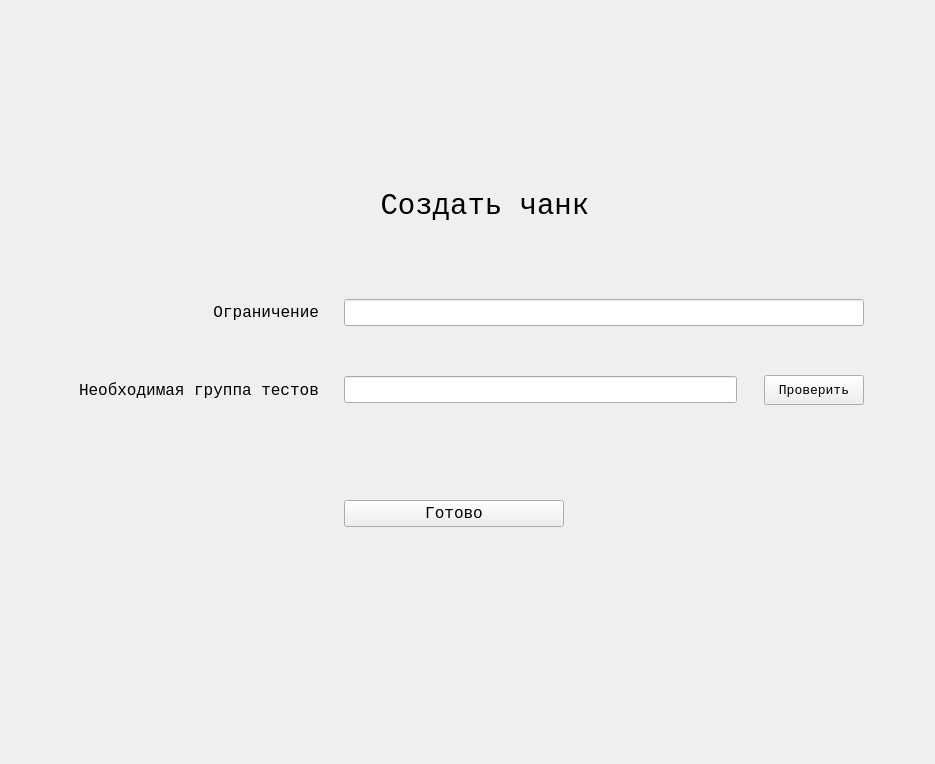
<?xml version="1.0" encoding="UTF-8"?>
<ui version="4.0">
 <class>Form3</class>
 <widget class="QWidget" name="Form3">
  <property name="geometry">
   <rect>
    <x>0</x>
    <y>0</y>
    <width>935</width>
    <height>764</height>
   </rect>
  </property>
  <property name="minimumSize">
   <size>
    <width>935</width>
    <height>764</height>
   </size>
  </property>
  <property name="maximumSize">
   <size>
    <width>935</width>
    <height>764</height>
   </size>
  </property>
  <property name="windowTitle">
   <string>Form</string>
  </property>
  <layout class="QVBoxLayout" name="verticalLayout_2">
   <item>
    <layout class="QVBoxLayout" name="verticalLayout">
     <item>
      <widget class="QLabel" name="label_25">
       <property name="maximumSize">
        <size>
         <width>16777215</width>
         <height>100</height>
        </size>
       </property>
       <property name="font">
        <font>
         <family>Consolas</family>
         <pointsize>22</pointsize>
        </font>
       </property>
       <property name="styleSheet">
        <string notr="true">padding-bottom: 10
</string>
       </property>
       <property name="frameShadow">
        <enum>QFrame::Raised</enum>
       </property>
       <property name="text">
        <string>  Создать чанк</string>
       </property>
       <property name="alignment">
        <set>Qt::AlignCenter</set>
       </property>
      </widget>
     </item>
     <item>
      <layout class="QGridLayout" name="gridLayout">
       <property name="leftMargin">
        <number>68</number>
       </property>
       <property name="topMargin">
        <number>10</number>
       </property>
       <property name="rightMargin">
        <number>60</number>
       </property>
       <property name="horizontalSpacing">
        <number>25</number>
       </property>
       <property name="verticalSpacing">
        <number>49</number>
       </property>
       <item row="2" column="0">
        <widget class="QLabel" name="label_32">
         <property name="font">
          <font>
           <family>Consolas</family>
           <pointsize>12</pointsize>
          </font>
         </property>
         <property name="text">
          <string>Необходимая группа тестов</string>
         </property>
        </widget>
       </item>
       <item row="1" column="3">
        <widget class="QLineEdit" name="lineEdit_17">
         <property name="font">
          <font>
           <family>Consolas</family>
           <pointsize>12</pointsize>
          </font>
         </property>
        </widget>
       </item>
       <item row="0" column="3">
        <spacer name="verticalSpacer_2">
         <property name="orientation">
          <enum>Qt::Vertical</enum>
         </property>
         <property name="sizeType">
          <enum>QSizePolicy::Maximum</enum>
         </property>
         <property name="sizeHint" stdset="0">
          <size>
           <width>20</width>
           <height>50</height>
          </size>
         </property>
        </spacer>
       </item>
       <item row="1" column="0">
        <widget class="QLabel" name="label_27">
         <property name="font">
          <font>
           <family>Consolas</family>
           <pointsize>12</pointsize>
          </font>
         </property>
         <property name="acceptDrops">
          <bool>false</bool>
         </property>
         <property name="layoutDirection">
          <enum>Qt::LeftToRight</enum>
         </property>
         <property name="autoFillBackground">
          <bool>false</bool>
         </property>
         <property name="text">
          <string>Ограничение</string>
         </property>
         <property name="textFormat">
          <enum>Qt::AutoText</enum>
         </property>
         <property name="scaledContents">
          <bool>false</bool>
         </property>
         <property name="alignment">
          <set>Qt::AlignRight|Qt::AlignTrailing|Qt::AlignVCenter</set>
         </property>
         <property name="wordWrap">
          <bool>true</bool>
         </property>
        </widget>
       </item>
       <item row="4" column="3">
        <widget class="QPushButton" name="pushButton">
         <property name="sizePolicy">
          <sizepolicy hsizetype="Maximum" vsizetype="Fixed">
           <horstretch>0</horstretch>
           <verstretch>0</verstretch>
          </sizepolicy>
         </property>
         <property name="minimumSize">
          <size>
           <width>220</width>
           <height>0</height>
          </size>
         </property>
         <property name="maximumSize">
          <size>
           <width>100</width>
           <height>16777215</height>
          </size>
         </property>
         <property name="font">
          <font>
           <family>Consolas</family>
           <pointsize>12</pointsize>
          </font>
         </property>
         <property name="text">
          <string>Готово</string>
         </property>
         <property name="flat">
          <bool>false</bool>
         </property>
        </widget>
       </item>
       <item row="4" column="0">
        <spacer name="verticalSpacer">
         <property name="orientation">
          <enum>Qt::Vertical</enum>
         </property>
         <property name="sizeType">
          <enum>QSizePolicy::Maximum</enum>
         </property>
         <property name="sizeHint" stdset="0">
          <size>
           <width>20</width>
           <height>120</height>
          </size>
         </property>
        </spacer>
       </item>
       <item row="2" column="3">
        <layout class="QHBoxLayout" name="horizontalLayout_3">
         <property name="spacing">
          <number>27</number>
         </property>
         <item>
          <widget class="QLineEdit" name="lineEdit">
           <property name="font">
            <font>
             <family>Consolas</family>
             <pointsize>12</pointsize>
            </font>
           </property>
          </widget>
         </item>
         <item>
          <widget class="QPushButton" name="pushButton_2">
           <property name="minimumSize">
            <size>
             <width>100</width>
             <height>30</height>
            </size>
           </property>
           <property name="font">
            <font>
             <family>Consolas</family>
             <pointsize>10</pointsize>
            </font>
           </property>
           <property name="text">
            <string>Проверить</string>
           </property>
          </widget>
         </item>
        </layout>
       </item>
      </layout>
     </item>
    </layout>
   </item>
  </layout>
 </widget>
 <resources/>
 <connections/>
</ui>
